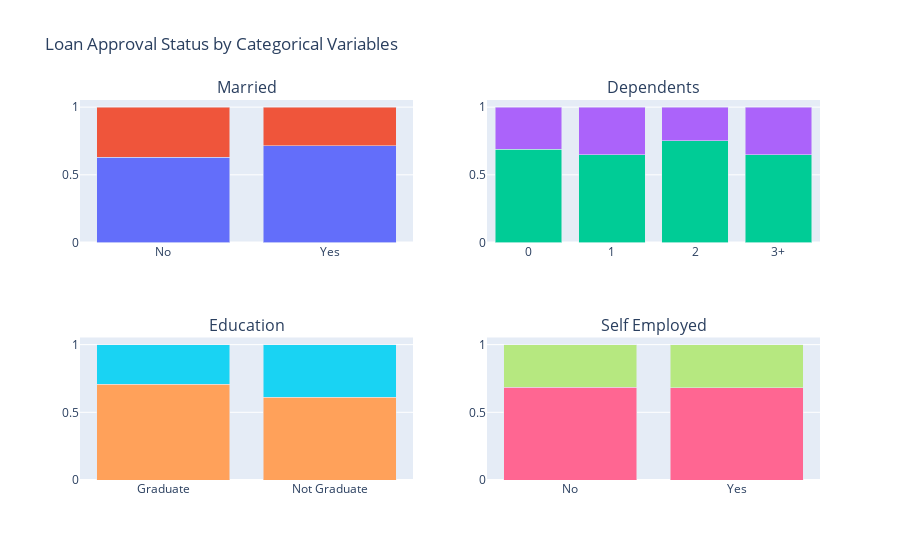

The notebook cell saved with this chart:
### Markdown cell above
# Loan Approval Status by Categorical Variables

### Code cell
# Crosstabs
married_crosstab = pd.crosstab(train['Married'], train['Loan_Status'])
dependents_crosstab = pd.crosstab(train['Dependents'], train['Loan_Status'])
education_crosstab = pd.crosstab(train['Education'], train['Loan_Status'])
self_employed_crosstab = pd.crosstab(train['Self_Employed'], train['Loan_Status'])

# Normalize Crosstabs
married_normalized = married_crosstab.div(married_crosstab.sum(1).astype(float), axis=0)
dependents_normalized = dependents_crosstab.div(dependents_crosstab.sum(1).astype(float), axis=0)
education_normalized = education_crosstab.div(education_crosstab.sum(1).astype(float), axis=0)
self_employed_normalized = self_employed_crosstab.div(self_employed_crosstab.sum(1).astype(float), axis=0)

# Create subplots
fig = sp.make_subplots(rows=2, cols=2, subplot_titles=['Married', 'Dependents', 'Education', 'Self Employed'],
                       specs=[[{'type': 'bar'}, {'type': 'bar'}],
                              [{'type': 'bar'}, {'type': 'bar'}]])

# Married subplot
fig.add_trace(go.Bar(x=married_normalized.index, y=married_normalized['Y'], name='Approved'),
              row=1, col=1)
fig.add_trace(go.Bar(x=married_normalized.index, y=married_normalized['N'], name='Not Approved'),
              row=1, col=1)
# Dependents subplot
fig.add_trace(go.Bar(x=dependents_normalized.index, y=dependents_normalized['Y'], name='Approved'),
              row=1, col=2)
fig.add_trace(go.Bar(x=dependents_normalized.index, y=dependents_normalized['N'], name='Not Approved'),
              row=1, col=2)

# Education subplot
fig.add_trace(go.Bar(x=education_normalized.index, y=education_normalized['Y'], name='Approved'),
              row=2, col=1)
fig.add_trace(go.Bar(x=education_normalized.index, y=education_normalized['N'], name='Not Approved'),
              row=2, col=1)
# Self Employed subplot
fig.add_trace(go.Bar(x=self_employed_normalized.index, y=self_employed_normalized['Y'], name='Approved'),
              row=2, col=2)
fig.add_trace(go.Bar(x=self_employed_normalized.index, y=self_employed_normalized['N'], name='Not Approved'),
              row=2, col=2)

# Update layout
fig.update_layout(title_text='Loan Approval Status by Categorical Variables',barmode='stack',showlegend=False)

fig.show()

### Figure 1 — Plotly figure (JSON) as saved in the notebook; plotly's stock layout.template omitted (floating-point values rounded to 4 significant figures)
{"data": [{"name": "Approved", "type": "bar", "x": ["No", "Yes"], "xaxis": "x", "y": [0.6291, 0.7161], "yaxis": "y"}, {"name": "Not Approved", "type": "bar", "x": ["No", "Yes"], "xaxis": "x", "y": [0.3709, 0.2839], "yaxis": "y"}, {"name": "Approved", "type": "bar", "x": ["0", "1", "2", "3+"], "xaxis": "x2", "y": [0.6899, 0.6471, 0.7525, 0.6471], "yaxis": "y2"}, {"name": "Not Approved", "type": "bar", "x": ["0", "1", "2", "3+"], "xaxis": "x2", "y": [0.3101, 0.3529, 0.2475, 0.3529], "yaxis": "y2"}, {"name": "Approved", "type": "bar", "x": ["Graduate", "Not Graduate"], "xaxis": "x3", "y": [0.7083, 0.6119], "yaxis": "y3"}, {"name": "Not Approved", "type": "bar", "x": ["Graduate", "Not Graduate"], "xaxis": "x3", "y": [0.2917, 0.3881], "yaxis": "y3"}, {"name": "Approved", "type": "bar", "x": ["No", "Yes"], "xaxis": "x4", "y": [0.686, 0.6829], "yaxis": "y4"}, {"name": "Not Approved", "type": "bar", "x": ["No", "Yes"], "xaxis": "x4", "y": [0.314, 0.3171], "yaxis": "y4"}], "layout": {"annotations": [{"font": {"size": 16}, "showarrow": false, "text": "Married", "x": 0.225, "xanchor": "center", "xref": "paper", "y": 1, "yanchor": "bottom", "yref": "paper"}, {"font": {"size": 16}, "showarrow": false, "text": "Dependents", "x": 0.775, "xanchor": "center", "xref": "paper", "y": 1, "yanchor": "bottom", "yref": "paper"}, {"font": {"size": 16}, "showarrow": false, "text": "Education", "x": 0.225, "xanchor": "center", "xref": "paper", "y": 0.375, "yanchor": "bottom", "yref": "paper"}, {"font": {"size": 16}, "showarrow": false, "text": "Self Employed", "x": 0.775, "xanchor": "center", "xref": "paper", "y": 0.375, "yanchor": "bottom", "yref": "paper"}], "barmode": "stack", "showlegend": false, "title": {"text": "Loan Approval Status by Categorical Variables"}, "xaxis": {"anchor": "y", "domain": [0, 0.45]}, "xaxis2": {"anchor": "y2", "domain": [0.55, 1]}, "xaxis3": {"anchor": "y3", "domain": [0, 0.45]}, "xaxis4": {"anchor": "y4", "domain": [0.55, 1]}, "yaxis": {"anchor": "x", "domain": [0.625, 1]}, "yaxis2": {"anchor": "x2", "domain": [0.625, 1]}, "yaxis3": {"anchor": "x3", "domain": [0, 0.375]}, "yaxis4": {"anchor": "x4", "domain": [0, 0.375]}}}
